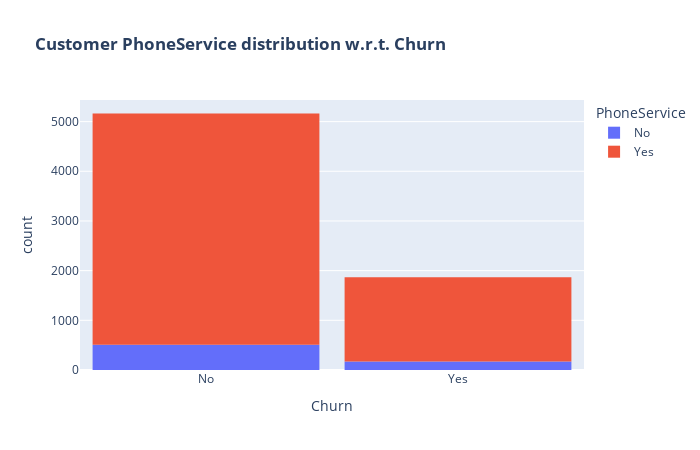

Notebook source saved alongside this figure:
### Code cell
fig = px.histogram(df, x="Churn", color="PhoneService", title="<b>Customer PhoneService distribution w.r.t. Churn</b>")
fig.update_layout(width=700, height=450, bargap=0.1)
fig.show()

### Figure 1 — Plotly figure (JSON) as saved in the notebook; plotly's stock layout.template omitted (floating-point values rounded to 4 significant figures; data arrays with more than 128 entries replaced by an {"elided": "..."} marker saying what was removed)
{"data": [{"bingroup": "x", "hovertemplate": "PhoneService=No<br>Churn=%{x}<br>count=%{y}<extra></extra>", "legendgroup": "No", "marker": {"color": "#636efa", "pattern": {"shape": ""}}, "name": "No", "orientation": "v", "showlegend": true, "type": "histogram", "x": {"elided": "680 str values"}, "xaxis": "x", "yaxis": "y"}, {"bingroup": "x", "hovertemplate": "PhoneService=Yes<br>Churn=%{x}<br>count=%{y}<extra></extra>", "legendgroup": "Yes", "marker": {"color": "#EF553B", "pattern": {"shape": ""}}, "name": "Yes", "orientation": "v", "showlegend": true, "type": "histogram", "x": {"elided": "6352 str values"}, "xaxis": "x", "yaxis": "y"}], "layout": {"bargap": 0.1, "barmode": "relative", "height": 450, "legend": {"title": {"text": "PhoneService"}, "tracegroupgap": 0}, "title": {"text": "<b>Customer PhoneService distribution w.r.t. Churn</b>"}, "width": 700, "xaxis": {"anchor": "y", "domain": [0, 1], "title": {"text": "Churn"}}, "yaxis": {"anchor": "x", "domain": [0, 1], "title": {"text": "count"}}}}
